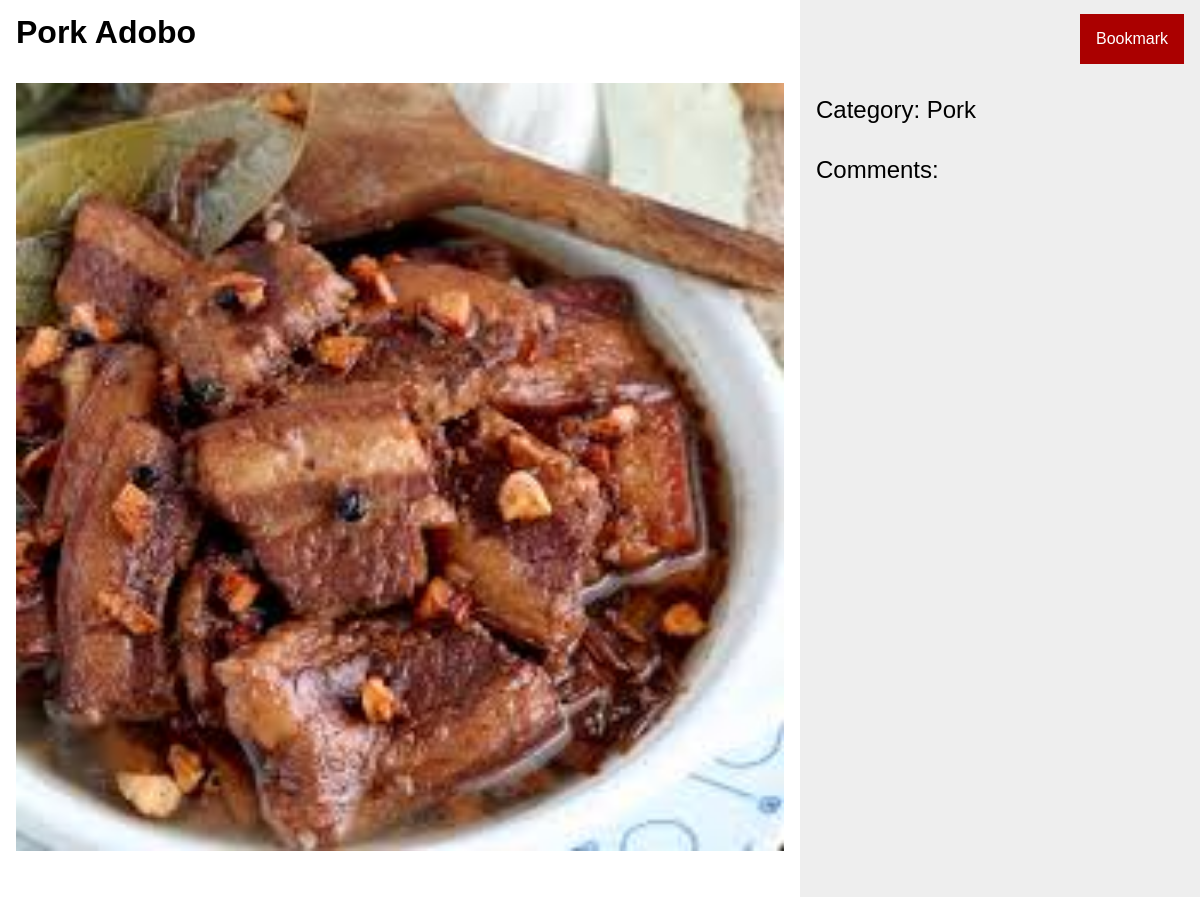
Before: /recipe/?id=2 (middle part) with the older database file.
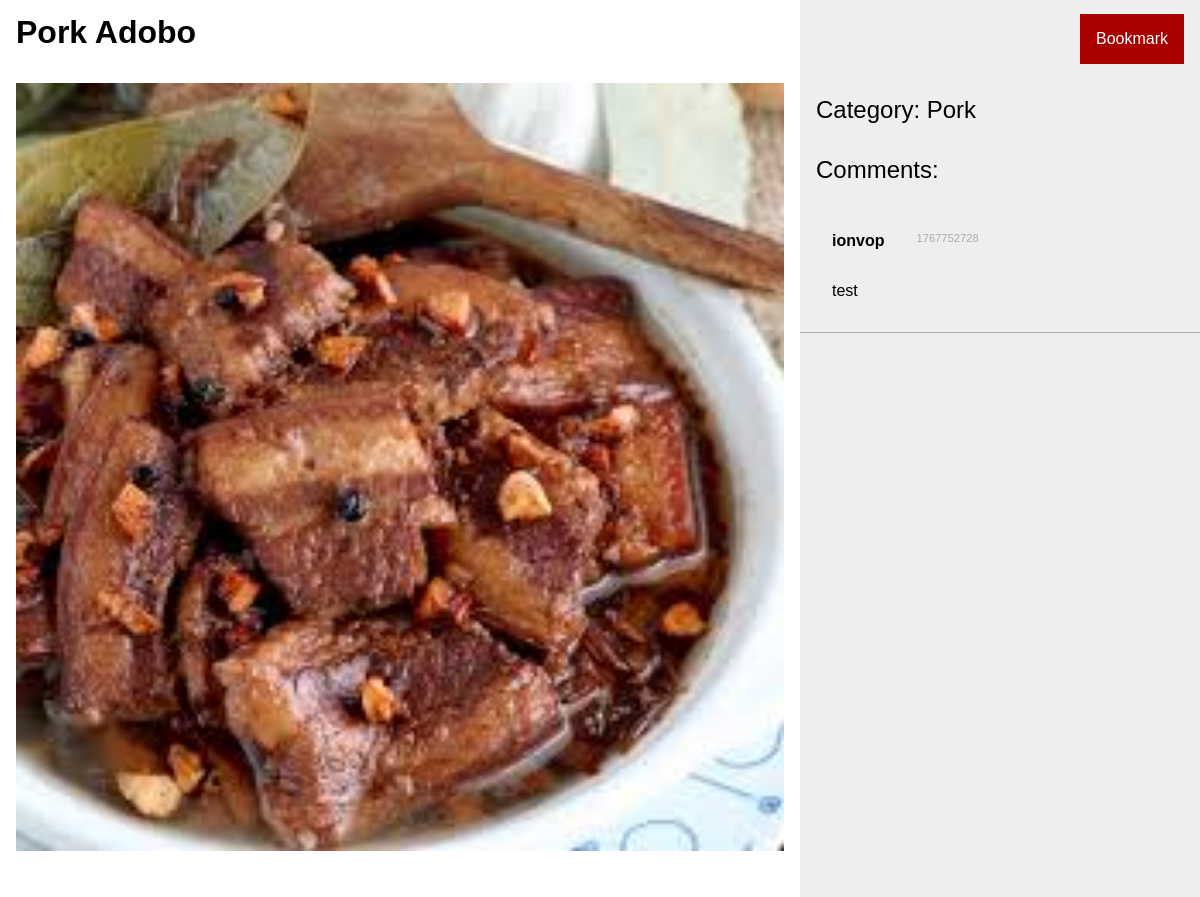
After: the same page with the newer database file.
### tables this page shows
CREATE TABLE `comments` (`id` INTEGER PRIMARY KEY AUTOINCREMENT, `user_id` INTEGER REFERENCES `users`(`id`), `recipe_id` INTEGER REFERENCES `recipes`(`id`), `content` TEXT, `time` INTEGER DEFAULT (unixepoch()));

CREATE TABLE "users" (`id` INTEGER PRIMARY KEY AUTOINCREMENT, firstname TEXT, lastname TEXT, `username` TEXT UNIQUE, phone TEXT, `hash` TEXT, session TEXT, `time` INTEGER DEFAULT (unixepoch()));

### recipe/index.php (the view, shortened to what the changed rows need)
<?php
$db = new SQLite3("database.db");
$recipeId = $_GET["id"];
?>
<html>
    <head>
        <link rel="stylesheet" href="style.css">
    </head>
    <body>
        <div style="
            display: grid;
            grid-template-columns: minmax(0, 2fr) 1fr;"
            data-mobile="
            grid-template-columns: minmax(0, 1fr);">
            <div style="
                background-color: #eee;">
                <div>
                    <?php
                        $query = <<<SQL
                            SELECT * FROM `comments` WHERE `recipe_id` = :recipe_id ORDER BY `id` DESC
                        SQL;
                        $stmt = $db->prepare($query);
                        $stmt->bindValue(":recipe_id", $recipeId);
                        $comments = $stmt->execute();
                        while ($comment = $comments->fetchArray(SQLITE3_ASSOC)) {
                            $query = <<<SQL
                                SELECT * FROM `users` WHERE `id` = :id
                            SQL;
                            $stmt = $db->prepare($query);
                            $stmt->bindValue(":id", $comment["user_id"]);
                            $author = $stmt->execute()->fetchArray(SQLITE3_ASSOC);
                            $username = htmlentities($author["username"]);
                            $delete = <<<HTML
                                <div></div>
                            HTML;
                            $content = htmlentities($comment["content"]);
                            echo <<<HTML
                                <div style="
                                    padding: 1rem;
                                    border-bottom: 1px solid #aaa;">
                                    <div style="
                                        display: grid;
                                        grid-template-columns: repeat(2, max-content) 1fr max-content;">
                                        <div style="
                                            padding: 1rem;
                                            font-weight: bold;">
                                            {$username}
                                        </div>
                                        <div style="
                                            padding: 1rem;
                                            font-size: 0.7rem;
                                            color: #aaa;"
                                            class="time">
                                            {$comment["time"]}
                                        </div>
                                        <div></div>
                                        {$delete}
                                    </div>
                                    <div style="
                                        padding: 1rem;">
                                        {$content}
                                    </div>
                                </div>
                            HTML;
                        }
                    ?>
                </div>
            </div>
        </div>
    </body>
</html>

Changed rows visible on the page:
added comments: user.username "ionvop", time "1767752728", content "test"
